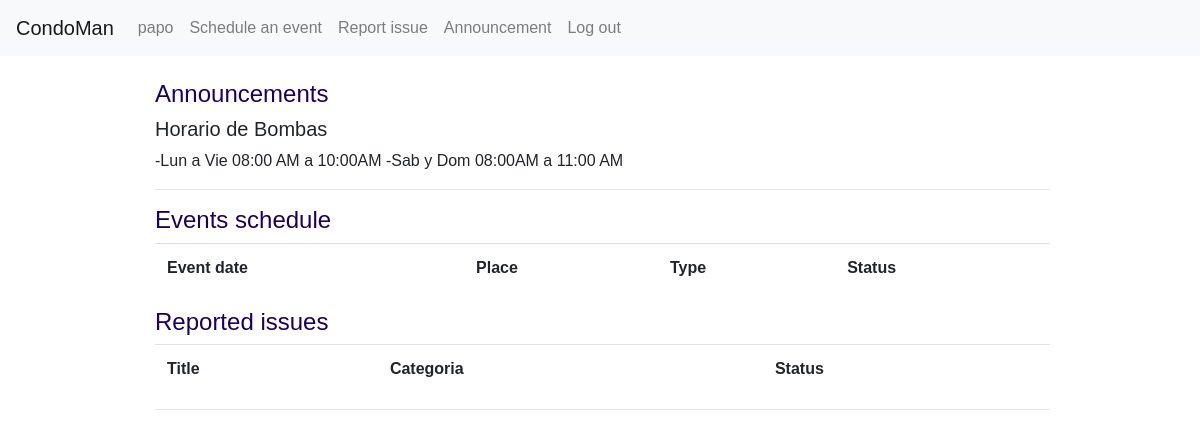
The page / (signed in) on the database as committed earlier.
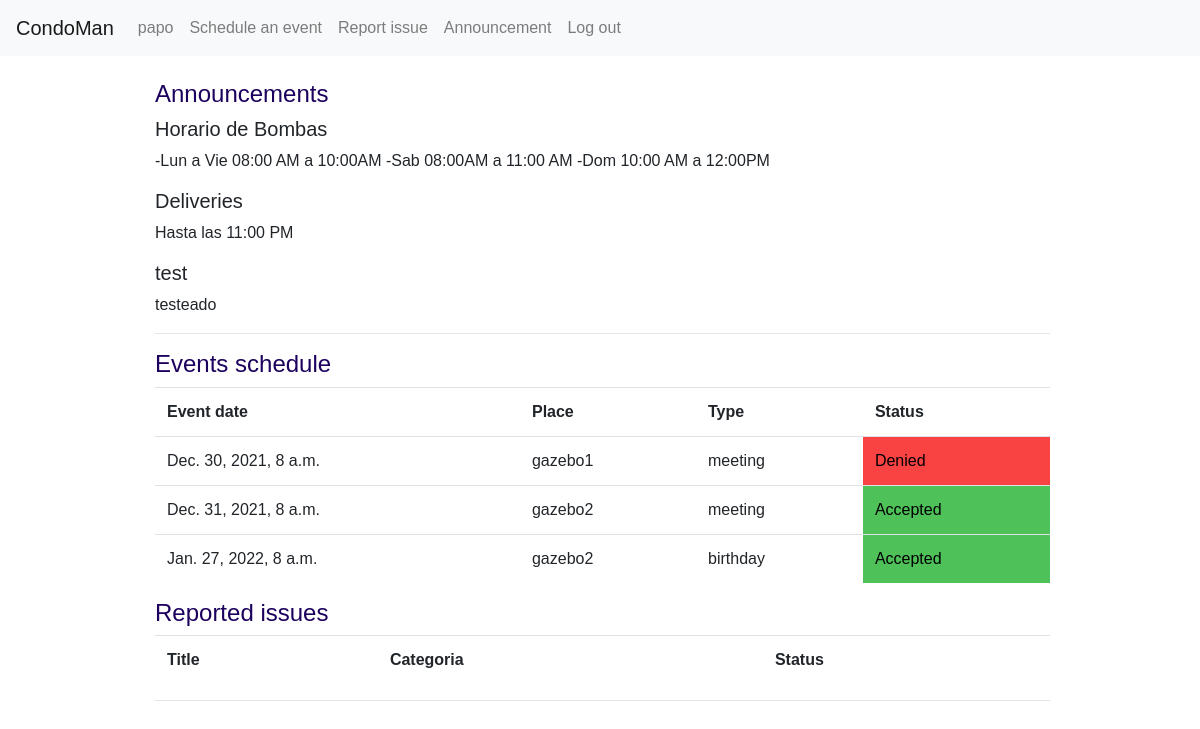
The same page on the database as committed later.
### building/models.py (models this page shows, shortened)
class Announcement(models.Model):
    profile = models.ForeignKey("Profile", on_delete=models.CASCADE, related_name="announcer")
    title = models.CharField(max_length=255)
    content = models.CharField(max_length=20000, blank=True)
    valid_date = models.DateField()
    submited = models.DateTimeField(auto_now=True)

class Events(models.Model):
    profile = models.ForeignKey("Profile", on_delete=models.CASCADE, related_name="events")
    event_date = models.DateTimeField()
    submited = models.DateTimeField(auto_now_add=True)
    place = models.CharField(max_length=64)
    type_of_event = models.CharField(max_length=64)
    status = models.CharField(max_length=64)

### building/views.py (the view, shortened to what this page needs)
# urls.py: path("", views.index, name="index"),
def index(request):
    if request.user.is_authenticated:
        user = User.objects.get(pk=request.user.id)
        profile = Profile.objects.get(user=user)
        today = date.today()
        eventos = Events.objects.filter(profile = profile).filter(event_date__gte = today).order_by("event_date")
        announces = Announcement.objects.filter(valid_date__gte = today  )
        issues = Issues.objects.filter(reported_by = profile)
        return render(request, "building/home.html", {"events": eventos, "announces": announces, "issues":issues })
    else:
        return HttpResponseRedirect(reverse("login"))

### building/templates/building/home.html (shortened to what this page needs)
{% extends "building/layout.html" %}
{% block body %}
<div id="building">
    <div class="division" id="home">
         <h4> Announcements  </h4>
        {% for announce in announces%}
            <h5> {{ announce.title}} </h5>
            <p> {{ announce.content }}</p>
        {% endfor%}
        <hr>
        <h4> Events schedule</h4>
            <table class="table">
                <tr>
                    <th>Event date</th>
                    <th>Place</th>
                    <th>Type</th>
                    <th>Status</th>
                </tr>
                {% for event in events%}
                    <tr >
                        <td>{{ event.event_date }}</td>
                        <td>{{ event.place }}</td>
                        <td>{{ event.type_of_event }}</td>
                        <td class="row{{event.status}}">{{ event.status }}</td>
                    </tr>
            {% endfor%}
            </table>
        <h4> Reported issues</h4>
            <table class="table">
                <tr>
                    <th>Title</th>
                    <th>Categoria</th>
                    <th>Status</th>
                </tr>
            </table>
    </div>
    <hr>
</div>
{% endblock %}

Rows that differ between the two databases and show on the page:
changed Announcement "Horario de Bombas": content "-Lun a Vie 08:00 AM a 10:00AM -Sab y Dom 08:00AM a 11:00 AM" → "-Lun a Vie 08:00 AM a 10:00AM -Sab 08:00AM a 11:00 AM -Dom 10:00 AM a 12:00PM"
added Announcement: title "Deliveries", content "Hasta las 11:00 PM"
added Announcement: title "test", content "testeado"
added Events: event_date "Dec. 30, 2021, 8 a.m.", place "gazebo1", type_of_event "meeting", status "Denied"
added Events: event_date "Dec. 31, 2021, 8 a.m.", place "gazebo2", type_of_event "meeting", status "Accepted"
added Events: event_date "Jan. 27, 2022, 8 a.m.", place "gazebo2", type_of_event "birthday", status "Accepted"
